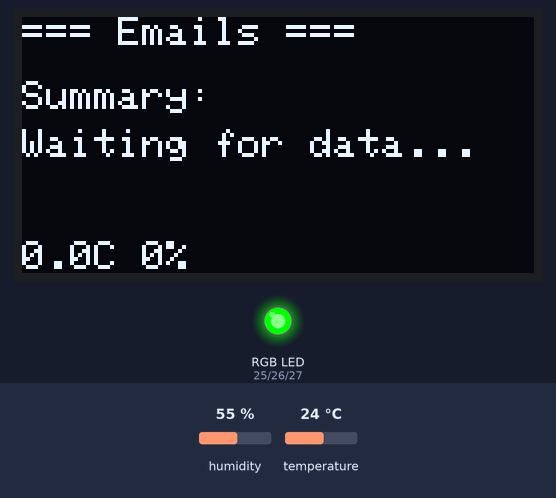
Bench run of a sketch on a simulated ESP32. Shown: 128×64 one-colour display, an RGB LED mixed from three pins (HIGH = lit). The test bench sets the inputs (shaded band); at power-on: humidity 55 %, temperature 24 °C. WiFi joins after 1.5 s; servers stay silent unless stated; no MQTT or app messages arrive unless stated; what the sketch prints to the serial monitor is not drawn.

Above: at 8.9 s.
9.0 s: humidity set to 22 %
At 14.1 s:
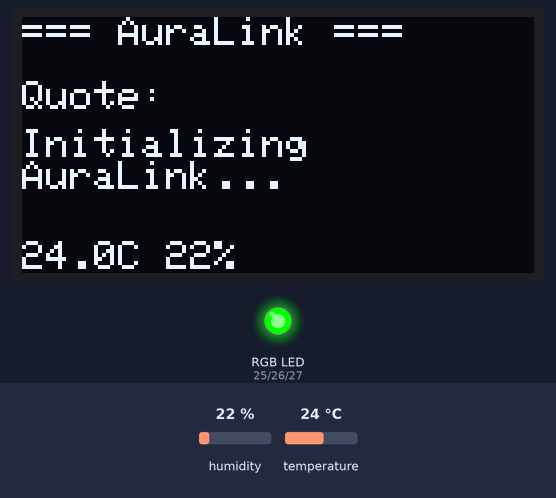
23.0 s: temperature set to 12 °C
At 33.0 s:
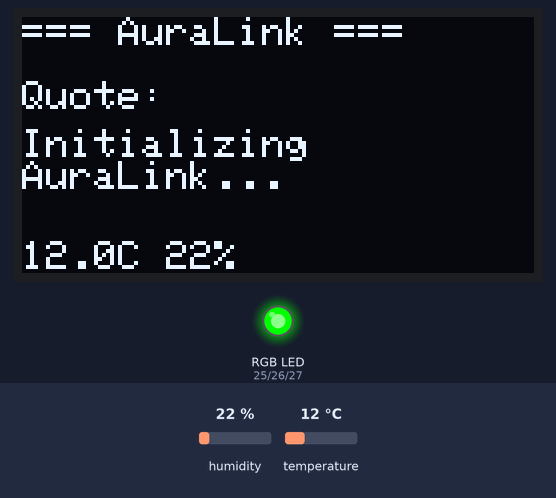
39.2 s: humidity set to 40 %
At 43.1 s:
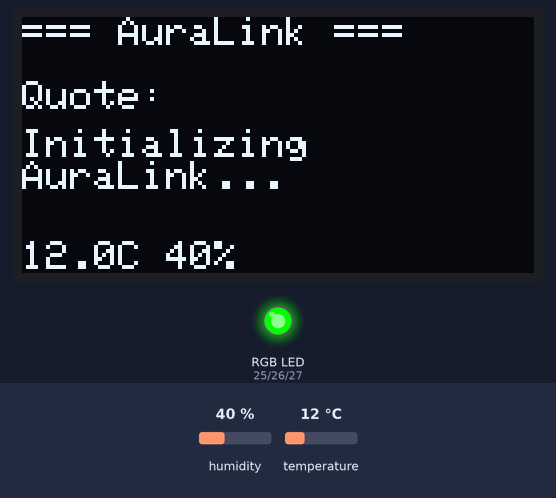
49.2 s: temperature set to 19 °C
At 58.1 s:
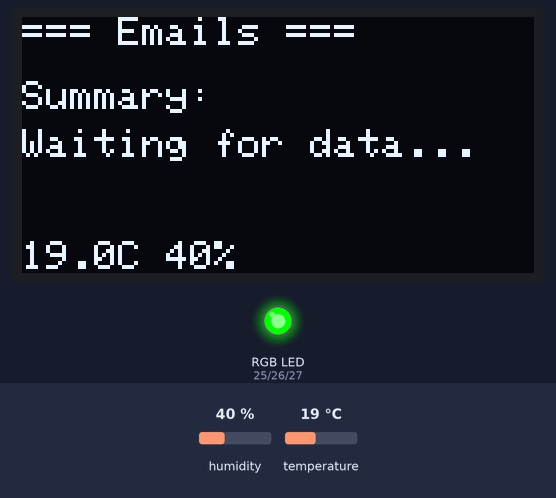
Timing chart, 0 to 59.6 s (numbered marks = the images above; inputs shaded):
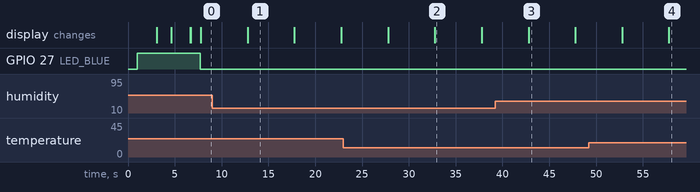

The sketch:

Aura_tec.ino
```cpp
/*
 * AuraLink - Smart Agentic IoT Device
 * ESP32 Firmware for IoT Device Layer
 * Group ID: 62
 *
 * Hardware Components:
 * - ESP32 Development Board
 * - DHT22 Temperature & Humidity Sensor
 * - OLED Display (128x64, I2C)
 * - RGB LED (Common Cathode)
 *
 * Features:
 * - Reads temperature and humidity from DHT22
 * - Publishes sensor data via MQTT
 * - Subscribes to AI-generated quotes and email summaries
 * - Displays messages on OLED screen
 * - Shows urgency level using RGB LED
 */

#include <WiFi.h>
#include <PubSubClient.h>
#include <DHT.h>
#include <Wire.h>
#include <Adafruit_GFX.h>
#include <Adafruit_SSD1306.h>
#include <ArduinoJson.h>

// ======================== CONFIGURATION ========================
// WiFi Credentials
const char* ssid = "YOUR_WIFI_SSID";           // Replace with your WiFi SSID
const char* password = "YOUR_WIFI_PASSWORD";   // Replace with your WiFi password

// MQTT Broker Configuration
const char* mqtt_server = "broker.hivemq.com"; // Public broker or use your own
const int mqtt_port = 1883;
const char* mqtt_client_id = "AuraLink_ESP32_001";

// MQTT Topics
const char* topic_sensor_data = "auralink/sensor/data";      // Publish sensor readings
const char* topic_ai_response = "auralink/ai/response";      // Subscribe to AI outputs

// DHT22 Sensor Configuration
#define DHTPIN 4           // DHT22 data pin connected to GPIO 4
#define DHTTYPE DHT22      // DHT22 sensor type
DHT dht(DHTPIN, DHTTYPE);

// OLED Display Configuration (I2C)
#define SCREEN_WIDTH 128
#define SCREEN_HEIGHT 64
#define OLED_RESET -1
#define SCREEN_ADDRESS 0x3C
Adafruit_SSD1306 display(SCREEN_WIDTH, SCREEN_HEIGHT, &Wire, OLED_RESET);

// RGB LED Pins (Common Cathode)
#define LED_RED 25
#define LED_GREEN 26
#define LED_BLUE 27

// Timing Configuration
const unsigned long SENSOR_READ_INTERVAL = 10000;  // Read sensor every 10 seconds
const unsigned long DISPLAY_UPDATE_INTERVAL = 5000; // Update display every 5 seconds

// ======================== GLOBAL VARIABLES ========================
WiFiClient espClient;
PubSubClient mqtt_client(espClient);

unsigned long lastSensorRead = 0;
unsigned long lastDisplayUpdate = 0;

// Sensor data
float temperature = 0.0;
float humidity = 0.0;

// AI-generated content
String currentQuote = "Initializing AuraLink...";
String emailSummary = "Waiting for data...";
String urgencyLevel = "normal";  // normal, advisory, critical

// Display state
int displayPage = 0;  // 0 = Quote, 1 = Email Summary

// ======================== SETUP FUNCTION ========================
void setup() {
  Serial.begin(115200);
  delay(1000);

  Serial.println("\n\n==================================");
  Serial.println("AuraLink IoT Device Starting...");
  Serial.println("==================================\n");

  // Initialize RGB LED pins
  pinMode(LED_RED, OUTPUT);
  pinMode(LED_GREEN, OUTPUT);
  pinMode(LED_BLUE, OUTPUT);
  setLEDColor(0, 0, 255);  // Blue during initialization

  // Initialize DHT22 sensor
  Serial.println("Initializing DHT22 sensor...");
  dht.begin();
  delay(2000);  // DHT22 needs time to stabilize
  Serial.println("DHT22 sensor ready!");

  // Initialize OLED display
  Serial.println("Initializing OLED display...");
  if (!display.begin(SSD1306_SWITCHCAPVCC, SCREEN_ADDRESS)) {
    Serial.println("ERROR: OLED display initialization failed!");
    for (;;);  // Halt execution
  }
  display.clearDisplay();
  display.setTextSize(1);
  display.setTextColor(SSD1306_WHITE);
  display.setCursor(0, 0);
  display.println("AuraLink");
  display.println("Initializing...");
  display.display();
  Serial.println("OLED display ready!");

  // Connect to WiFi
  connectToWiFi();

  // Configure MQTT
  mqtt_client.setServer(mqtt_server, mqtt_port);
  mqtt_client.setCallback(mqttCallback);
  mqtt_client.setBufferSize(1024);  // Increase buffer for longer messages

  // Connect to MQTT broker
  connectToMQTT();

  // Set LED to green (ready state)
  setLEDColor(0, 255, 0);

  Serial.println("\n==================================");
  Serial.println("AuraLink Ready!");
  Serial.println("==================================\n");

  // Initial display
  updateDisplay();
}

// ======================== MAIN LOOP ========================
void loop() {
  // Maintain MQTT connection
  if (!mqtt_client.connected()) {
    connectToMQTT();
  }
  mqtt_client.loop();

  // Read sensor data periodically
  unsigned long currentMillis = millis();
  if (currentMillis - lastSensorRead >= SENSOR_READ_INTERVAL) {
    lastSensorRead = currentMillis;
    readAndPublishSensorData();
  }

  // Update display periodically
  if (currentMillis - lastDisplayUpdate >= DISPLAY_UPDATE_INTERVAL) {
    lastDisplayUpdate = currentMillis;
    displayPage = (displayPage + 1) % 2;  // Toggle between pages
    updateDisplay();
  }

  // Update LED based on urgency
  updateUrgencyLED();
}

// ======================== WiFi FUNCTIONS ========================
void connectToWiFi() {
  Serial.print("Connecting to WiFi: ");
  Serial.println(ssid);

  display.clearDisplay();
  display.setCursor(0, 0);
  display.println("Connecting WiFi...");
  display.display();

  WiFi.mode(WIFI_STA);
  WiFi.begin(ssid, password);

  int attempts = 0;
  while (WiFi.status() != WL_CONNECTED && attempts < 30) {
    delay(500);
    Serial.print(".");
    attempts++;
  }

  if (WiFi.status() == WL_CONNECTED) {
    Serial.println("\nWiFi Connected!");
    Serial.print("IP Address: ");
    Serial.println(WiFi.localIP());
    Serial.print("Signal Strength (RSSI): ");
    Serial.print(WiFi.RSSI());
    Serial.println(" dBm");

    display.clearDisplay();
    display.setCursor(0, 0);
    display.println("WiFi Connected!");
    display.print("IP: ");
    display.println(WiFi.localIP());
    display.display();
    delay(2000);
  } else {
    Serial.println("\nWiFi Connection Failed!");
    display.clearDisplay();
    display.setCursor(0, 0);
    display.println("WiFi Failed!");
    display.println("Check credentials");
    display.display();
    delay(5000);
    ESP.restart();  // Restart and try again
  }
}

// ======================== MQTT FUNCTIONS ========================
void connectToMQTT() {
  while (!mqtt_client.connected()) {
    Serial.print("Connecting to MQTT broker: ");
    Serial.println(mqtt_server);

    display.clearDisplay();
    display.setCursor(0, 0);
    display.println("Connecting MQTT...");
    display.display();

    if (mqtt_client.connect(mqtt_client_id)) {
      Serial.println("MQTT Connected!");

      // Subscribe to AI response topic
      mqtt_client.subscribe(topic_ai_response);
      Serial.print("Subscribed to: ");
      Serial.println(topic_ai_response);

      display.clearDisplay();
      display.setCursor(0, 0);
      display.println("MQTT Connected!");
      display.display();
      delay(1000);
    } else {
      Serial.print("MQTT Connection Failed! State: ");
      Serial.println(mqtt_client.state());
      Serial.println("Retrying in 5 seconds...");

      display.clearDisplay();
      display.setCursor(0, 0);
      display.println("MQTT Failed!");
      display.println("Retrying...");
      display.display();

      delay(5000);
    }
  }
}

void mqttCallback(char* topic, byte* payload, unsigned int length) {
  Serial.println("\n--- MQTT Message Received ---");
  Serial.print("Topic: ");
  Serial.println(topic);

  // Convert payload to string
  String message = "";
  for (unsigned int i = 0; i < length; i++) {
    message += (char)payload[i];
  }
  Serial.print("Payload: ");
  Serial.println(message);

  // Parse JSON response from backend
  StaticJsonDocument<1024> doc;
  DeserializationError error = deserializeJson(doc, message);

  if (error) {
    Serial.print("JSON parsing failed: ");
    Serial.println(error.c_str());
    return;
  }

  // Extract data from JSON
  if (doc.containsKey("quote")) {
    currentQuote = doc["quote"].as<String>();
    Serial.print("Quote: ");
    Serial.println(currentQuote);
  }

  if (doc.containsKey("email_summary")) {
    emailSummary = doc["email_summary"].as<String>();
    Serial.print("Email Summary: ");
    Serial.println(emailSummary);
  }

  if (doc.containsKey("urgency")) {
    urgencyLevel = doc["urgency"].as<String>();
    Serial.print("Urgency: ");
    Serial.println(urgencyLevel);
  }

  Serial.println("-----------------------------\n");

  // Immediately update display with new content
  updateDisplay();
}

// ======================== SENSOR FUNCTIONS ========================
void readAndPublishSensorData() {
  Serial.println("\n--- Reading Sensor Data ---");

  // Read temperature and humidity
  float newTemp = dht.readTemperature();
  float newHumidity = dht.readHumidity();

  // Check if readings are valid
  if (isnan(newTemp) || isnan(newHumidity)) {
    Serial.println("ERROR: Failed to read from DHT sensor!");
    return;
  }

  temperature = newTemp;
  humidity = newHumidity;

  Serial.print("Temperature: ");
  Serial.print(temperature);
  Serial.println(" °C");
  Serial.print("Humidity: ");
  Serial.print(humidity);
  Serial.println(" %");

  // Create JSON payload
  StaticJsonDocument<256> doc;
  doc["device_id"] = mqtt_client_id;
  doc["temperature"] = temperature;
  doc["humidity"] = humidity;
  doc["timestamp"] = millis();

  // Serialize JSON to string
  String jsonString;
  serializeJson(doc, jsonString);

  // Publish to MQTT
  if (mqtt_client.publish(topic_sensor_data, jsonString.c_str())) {
    Serial.println("Sensor data published successfully!");
    Serial.print("Published to: ");
    Serial.println(topic_sensor_data);
  } else {
    Serial.println("ERROR: Failed to publish sensor data!");
  }

  Serial.println("---------------------------\n");
}

// ======================== DISPLAY FUNCTIONS ========================
void updateDisplay() {
  display.clearDisplay();
  display.setTextSize(1);
  display.setTextColor(SSD1306_WHITE);
  display.setCursor(0, 0);

  if (displayPage == 0) {
    // Display Quote Page
    display.println("=== AuraLink ===");
    display.println();
    display.println("Quote:");
    display.println();

    // Word wrap the quote
    display.setTextSize(1);
    printWrappedText(currentQuote, 0, 28, 128, 1);

  } else {
    // Display Email Summary Page
    display.println("=== Emails ===");
    display.println();
    display.println("Summary:");
    display.println();

    // Word wrap the email summary
    display.setTextSize(1);
    printWrappedText(emailSummary, 0, 28, 128, 1);
  }

  // Display sensor data at bottom
  display.setTextSize(1);
  display.setCursor(0, 56);
  display.print(temperature, 1);
  display.print("C ");
  display.print(humidity, 0);
  display.print("%");

  display.display();
}

void printWrappedText(String text, int x, int y, int maxWidth, int textSize) {
  display.setTextSize(textSize);
  int charWidth = 6 * textSize;  // Approximate character width
  int charsPerLine = maxWidth / charWidth;
  int cursorX = x;
  int cursorY = y;

  int wordStart = 0;
  for (int i = 0; i <= text.length(); i++) {
    if (i == text.length() || text[i] == ' ') {
      String word = text.substring(wordStart, i);
      int wordLength = word.length() * charWidth;

      if (cursorX + wordLength > maxWidth) {
        cursorX = x;
        cursorY += 8 * textSize;
      }

      if (cursorY + 8 * textSize > SCREEN_HEIGHT) {
        break;  // Stop if we exceed screen height
      }

      display.setCursor(cursorX, cursorY);
      display.print(word);
      cursorX += wordLength + charWidth;  // Add space
      wordStart = i + 1;
    }
  }
}

// ======================== LED FUNCTIONS ========================
void setLEDColor(int red, int green, int blue) {
  analogWrite(LED_RED, red);
  analogWrite(LED_GREEN, green);
  analogWrite(LED_BLUE, blue);
}

void updateUrgencyLED() {
  if (urgencyLevel == "critical") {
    // Red - Critical urgency
    setLEDColor(255, 0, 0);
  } else if (urgencyLevel == "advisory") {
    // Yellow - Advisory urgency
    setLEDColor(255, 255, 0);
  } else {
    // Green - Normal
    setLEDColor(0, 255, 0);
  }
}

// ======================== END OF CODE ========================
```

Measured:
- after the input at 23.0 s, the display: first differs from a run without the input after 9.8 s (image 2)
- after the input at 39.2 s, the display: changes after 3.6 s (image 3)
- after the input at 49.2 s, the display: first changes after 3.6 s (image 4 shows a later state)
- what the display in image 1 shows lasts 5.0 s, from 12.8 s to 17.8 s
